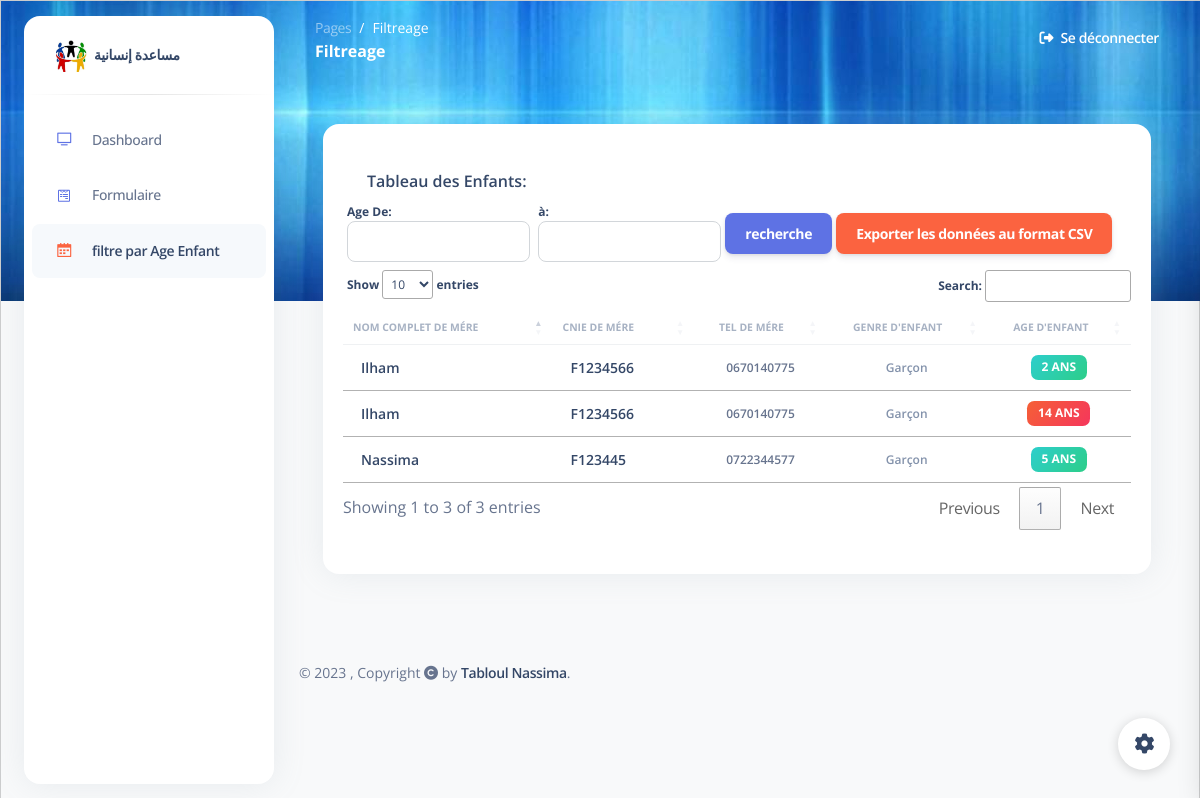
Before: /filtreAge (signed in) with the older database file.
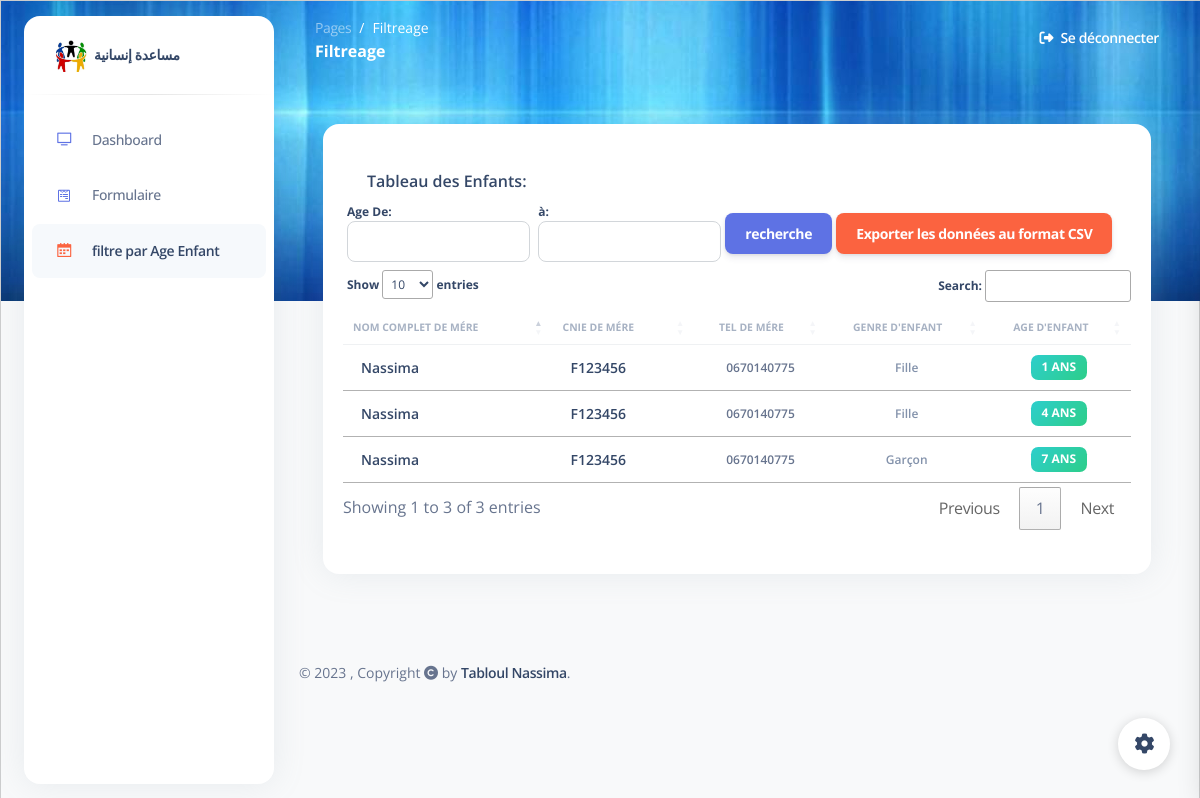
After: the same page with the newer database file.
### goodApp/models.py (models this page shows)
class Parent(models.Model):
    nomComplet = models.CharField(max_length=30, null=False)
    cnie = models.CharField(max_length=15, null=False)
    etatFamilial = models.CharField(max_length=30, null=False)
    tailleMenage = models.CharField(max_length=20, null=False)
    habitat = models.CharField(max_length=200, null=False)
    adresse = models.CharField(max_length=200, null=False)
    tel = models.CharField(max_length=20, null=False)
    created_at = models.DateTimeField(auto_now_add=True)
    updated_at = models.DateTimeField(auto_now=True)

### goodApp/views.py (the view, shortened to what this page needs)
# urls.py: path('filtreAge', views.filtre_age_enfant_view, name='filtreAge'),
@login_required(login_url='login')
def filtre_age_enfant_view(request):
    data = Enfant.objects.values('parent__nomComplet', 'parent__cnie', 'parent__tel', 'genre', 'age').order_by('age')
    return render(request, 'filtre.html', {
        'data_table': data,
    })

### templates/filtre.html (shortened to what this page needs)
{% extends 'base.html' %}
{% load static %}
{% block content %}
    <div class="container-fluid py-4">
        <div class="row">
            <div class="col-12">
                <div class="card mb-4" style="padding: 20px;">
                    <div class="card-header pb-0">
                        <h6>Tableau des Enfants:</h6>
                    </div>
                    <div class="card-body px-0 pt-0 pb-2">
                        <form method="POST">
                            <label>
                                Age De:
                                <input type="number" name="ageDebut" class="form-control" min="0">
                            </label>
                            <label>
                                à:
                                <input type="number" name="ageFin" class="form-control" min="0">
                            </label>
                            <input type="submit" value="recherche" class="btn btn-primary">
                            <a href="{% url 'export_csv' %}" class="btn btn-warning"> Exporter les données au
                                format CSV </a>
                            <div class="table-responsive p-0">
                                <table id="myTable" class="table align-items-center mb-0">
                                    <thead>
                                    <tr>
                                        <th class="text-uppercase text-secondary text-xxs font-weight-bolder opacity-7">
                                            nom Complet de mére
                                        </th>
                                        <th class="text-uppercase text-secondary text-xxs font-weight-bolder opacity-7">
                                            cnie de mére
                                        </th>
                                        <th class="text-center text-uppercase text-secondary text-xxs font-weight-bolder opacity-7 ps-2">
                                            tel de mére
                                        </th>
                                        <th class="text-center text-uppercase text-secondary text-xxs font-weight-bolder opacity-7 ps-2">
                                            genre d'enfant
                                        </th>
                                        <th class="text-center text-uppercase text-secondary text-xxs font-weight-bolder opacity-7">
                                            Age d'enfant
                                        </th>
                                    </tr>
                                    </thead>
                                    <tbody>
                                    {% for item in data_table %}
                                        <tr>
                                            <td>
                                                <div class="d-flex px-2 py-1">
                                                    <div class="d-flex flex-column justify-content-center">
                                                        <h6 class="mb-0 text-sm">{{ item.parent__nomComplet|title }}</h6>
                                                    </div>
                                                </div>
                                            </td>
                                            <td>
                                                <div class="d-flex px-2 py-1">
                                                    <div class="d-flex flex-column justify-content-center">
                                                        <h6 class="mb-0 text-sm">{{ item.parent__cnie }}</h6>
                                                    </div>
                                                </div>
                                            </td>
                                            <td class="align-middle text-center">
                                                <p class="text-xs font-weight-bold mb-0">{{ item.parent__tel }}</p>
                                            </td>
                                            <td class="align-middle text-center">
                                                <span class="text-secondary text-xs font-weight-bold">{% if item.genre == "fille" %}
                                                    Fille {% else %} Garçon {% endif %}</span>
                                            </td>
                                            <td class="align-middle text-center">
                                                <span class="badge badge-sm {% if item.age < 10 %}bg-gradient-success{% else %}bg-gradient-danger{% endif %}">{{ item.age }} ans</span>
                                            </td>
                                        </tr>
                                    {% endfor %}
                                    </tbody>
                                </table>
                            </div>
                        </form>
                    </div>
                </div>
            </div>
        </div>
    </div>
{% endblock %}

### templates/base.html (shortened to what this page needs)
{% load static %}
<html lang="en">
<head>
    <link href="{% static 'assets/css/nucleo-icons.css' %}" rel="stylesheet"/>
    <link href="{% static 'assets/css/nucleo-svg.css' %}" rel="stylesheet"/>
    <link href="{% static 'assets/css/nucleo-svg.css' %}" rel="stylesheet"/>
    <link id="pagestyle" href="{% static 'assets/css/argon-dashboard.min.css' %}" rel="stylesheet"/>
    <link id="pagestyle" href="https://cdn.datatables.net/1.13.4/css/jquery.dataTables.min.css" rel="stylesheet"/>
    <link rel="stylesheet" type="text/css"
          href="https://cdn.datatables.net/responsive/2.2.9/css/responsive.dataTables.min.css">
</head>
<body class="g-sidenav-show bg-gray-100">
{% include 'sidebar.html' %}
<main class="main-content position-relative border-radius-lg ">
    {% include 'navbar.html' %}
    <div class="container-fluid py-4">
        {% block content %}
        {% endblock %}
    </div>
    {% include 'footer.html' %}
</main>
{% include 'configurationSidebar.html' %}
</body>
</html>

### templates/sidebar.html (shortened to what this page needs)
{% load static %}
<aside class="sidenav bg-white navbar navbar-vertical navbar-expand-xs border-0 border-radius-xl my-3 fixed-start ms-4 "
       id="sidenav-main">
    <div class="sidenav-header">
        <a class="navbar-brand m-0" href="{% url 'home' %}"
           target="_blank">
            <img src="{% static 'assets/img/logos/logo.jpg' %}" class="navbar-brand-img h-100" alt="main_logo">
            <span class="ms-1 font-weight-bold">مساعدة إنسانية</span>
        </a>
    </div>
    <hr class="horizontal dark mt-0">
    <div class="collapse navbar-collapse  w-auto " id="sidenav-collapse-main">
        <ul class="navbar-nav">
            <li class="nav-item">
                <a class="nav-link {% if request.path == '/dashboard' %}active{% endif %}" href="{% url 'dashboard' %}">
                    <div class="icon icon-shape icon-sm border-radius-md text-center me-2 d-flex align-items-center justify-content-center">
                        <i class="ni ni-tv-2 text-primary text-sm opacity-10"></i>
                    </div>
                    <span class="nav-link-text ms-1">Dashboard</span>
                </a>
            </li>
            <li class="nav-item">
                <a class="nav-link {% if request.path == '/home' %}active{% endif %}" href="{% url 'home' %}">
                    <div class="icon icon-shape icon-sm border-radius-md text-center me-2 d-flex align-items-center justify-content-center">
                    </div>
                    <span class="nav-link-text ms-1">Formulaire</span>
                </a>
            </li>
            <li class="nav-item">
                <a class="nav-link {% if request.path == '/filtreAge' %}active{% endif %}" href="{% url 'filtreAge' %}">
                    <div class="icon icon-shape icon-sm border-radius-md text-center me-2 d-flex align-items-center justify-content-center">
                        <i class="ni ni-calendar-grid-58 text-warning text-sm opacity-10"></i>
                    </div>
                    <span class="nav-link-text ms-1">filtre par Age Enfant</span>
                </a>
            </li>
        </ul>
    </div>
</aside>

### templates/navbar.html (shortened to what this page needs)
{% load static %}
<nav class="navbar navbar-main navbar-expand-lg px-0 mx-4 shadow-none border-radius-xl " id="navbarBlur"
     data-scroll="false">
    <div class="container-fluid py-1 px-3">
        <nav aria-label="breadcrumb">
            <ol class="breadcrumb bg-transparent mb-0 pb-0 pt-1 px-0 me-sm-6 me-5">
                <li class="breadcrumb-item text-sm"><a class="opacity-5 text-white" href="javascript:;">Pages</a></li>
                <li class="breadcrumb-item text-sm text-white active" aria-current="page">{{ request.path |title | slice:"1:"}}</li>
            </ol>
            <h6 class="font-weight-bolder text-white mb-0">{{ request.path |title | slice:"1:"}}</h6>
        </nav>
        <div class="collapse navbar-collapse mt-sm-0 mt-2 me-md-0 me-sm-4" id="navbar">
            <ul class="navbar-nav  justify-content-end">
                <li class="nav-item d-flex align-items-center">
                    <a href="{% url 'logout' %}" class="nav-link text-white font-weight-bold px-0">
                        <i class="fa fa-sign-out me-sm-1"></i>
                        <span class="d-sm-inline d-none">Se déconnecter</span>
                    </a>
                </li>
            </ul>
        </div>
    </div>
</nav>

### templates/footer.html (shortened to what this page needs)
<footer class="footer pt-3">
    <div class="container-fluid">
        <div class="row align-items-center justify-content-lg-between">
            <div class="col-lg-12 mb-lg-0 mb-4">
                <div class="copyright text-center text-sm text-muted text-lg-start">
                    ©
                    ,
                    Copyright <i class="fa-solid fa-copyright"></i> by
                    <a href="https://www.creative-tim.com" class="font-weight-bold" target="_blank">Tabloul
                        Nassima</a>.
                </div>
            </div>
        </div>
    </div>
</footer>

### templates/configurationSidebar.html (shortened to what this page needs)
<div class="fixed-plugin">
    <a class="fixed-plugin-button text-dark position-fixed px-3 py-2">
        <i class="fa fa-cog py-2"> </i>
    </a>
</div>

### static/assets/css/nucleo-svg.css (style rules this page uses)
.icon { display: inline-block; color: #111111; height: 1em; width: 1em; }
.icon-sm { height: 0.8em; width: 0.8em; }
.icon { fill: currentColor; stroke: none; }

Changed rows visible on the page:
removed Parent: parent__nomComplet "Ilham", parent__cnie "F1234566", parent__tel "0670140775", shows "Garçon", age "2", age "14"
removed Parent: parent__nomComplet "Nassima", parent__cnie "F123445", parent__tel "0722344577", shows "Garçon", age "5"
now on this page (row edited): Parent: parent__nomComplet "Nassima", parent__cnie "F123456", parent__tel "0670140775", shows "Fille", age "1", age "4", age "7"
